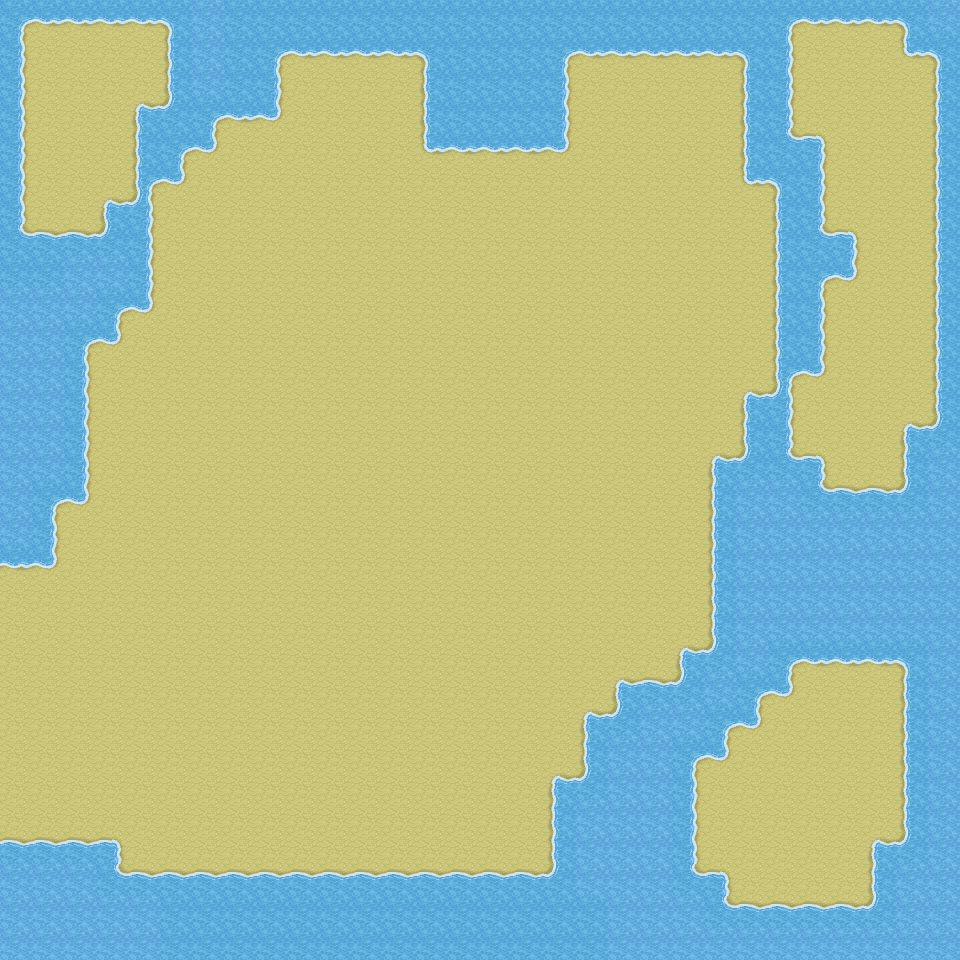

A 2D game scene composited from a Tiled map and its tileset images. What follows is a short description and the map's XML, with each tile layer's data collapsed to a summary:
An orthogonal 30x30 tile map with 32x32 px tiles, 3 tile layers (Ground, Water, Decor), 2 tilesets and 30 objects (30x wall).

<map version="1.4" tiledversion="1.4.2" orientation="orthogonal" renderorder="right-down" width="30" height="30" tilewidth="32" tileheight="32" infinite="0" nextlayerid="5" nextobjectid="37">
 <tileset firstgid="1" source="Base.tsx" />
 <tileset firstgid="1065" source="[A]Water_pipo.tsx" />
 <layer id="1" name="Ground" width="30" height="30">
  <data>[900 cells, 900 non-empty, 1 distinct tile ids]</data>
 </layer>
 <layer id="2" name="Water" width="30" height="30">
  <data>[900 cells, 358 non-empty, 16 distinct tile ids]</data>
 </layer>
 <layer id="3" name="Decor" width="30" height="30">
  <data>[900 cells, 0 non-empty, 0 distinct tile ids]</data>
 </layer>
 <objectgroup id="4" name="Objects">
  <object id="2" name="wall" x="424" y="56" width="144" height="96" />
  <object id="3" name="wall" x="168" y="0" width="792" height="24" />
  <object id="4" name="wall" x="168" y="24" width="624" height="32" />
  <object id="5" name="wall" x="168" y="56" width="112" height="64" />
  <object id="6" name="wall" x="904" y="24" width="32" height="32" />
  <object id="7" name="wall" x="936" y="24" width="24" height="400" />
  <object id="8" name="wall" x="744" y="56" width="48" height="128" />
  <object id="9" name="wall" x="776" y="136" width="48" height="240" />
  <object id="10" name="wall" x="824" y="232" width="32" height="48" />
  <object id="11" name="wall" x="904" y="424" width="56" height="416" />
  <object id="12" name="wall" x="744" y="392" width="48" height="64" />
  <object id="13" name="wall" x="712" y="456" width="112" height="208" />
  <object id="14" name="wall" x="824" y="488" width="80" height="176" />
  <object id="16" name="wall" x="0" y="840" width="120" height="32" />
  <object id="19" name="wall" x="728" y="904" width="144" height="16" />
  <object id="20" name="wall" x="872" y="840" width="32" height="64" />
  <object id="21" name="wall" x="552" y="776" width="144" height="96" />
  <object id="22" name="wall" x="120" y="872" width="608" height="32" />
  <object id="23" name="wall" x="584" y="712" width="112" height="64" />
  <object id="24" name="wall" x="616" y="680" width="112" height="80" />
  <object id="25" name="wall" x="680" y="648" width="80" height="80" />
  <object id="26" name="wall" x="760" y="664" width="32" height="32" />
  <object id="27" name="wall" x="136" y="104" width="80" height="48" />
  <object id="28" name="wall" x="136" y="152" width="48" height="32" />
  <object id="29" name="wall" x="104" y="200" width="48" height="112" />
  <object id="30" name="wall" x="0" y="264" width="56" height="304" />
  <object id="31" name="wall" x="24" y="232" width="96" height="112" />
  <object id="33" name="wall" x="56" y="344" width="32" height="160" />
  <object id="34" name="wall" x="0" y="0" width="24" height="264" />
  <object id="35" name="wall" x="24" y="0" width="144" height="24" />
 </objectgroup>
</map>
